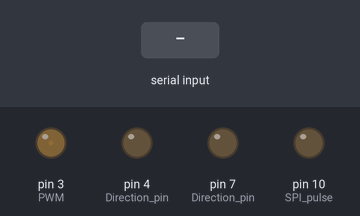
A sketch run on a simulated Arduino Uno, built with avr-gcc and run on an emulated ATmega328P. On the bench: output pins drawn as LEDs (lit = HIGH). The test bench sets the inputs (shaded band). What the sketch prints to the serial monitor is not drawn.

Above: at 1.2 s.
1.3 s: "1" received over Serial
At 1.9 s:
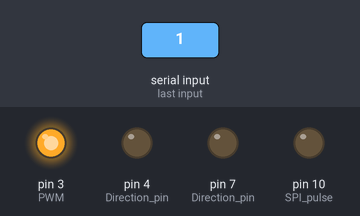
2.8 s: byte 1 (1) received over Serial
At 3.4 s:
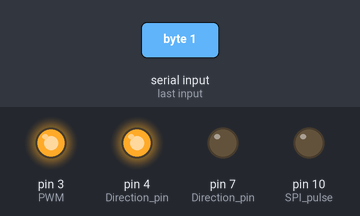
4.3 s: byte 0 (0) received over Serial
At 5.6 s:
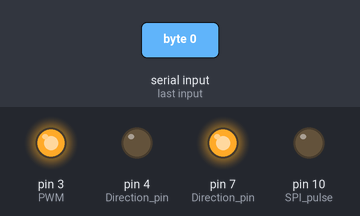
Timing chart, 0 to 7.3 s (numbered marks = the images above; inputs shaded):
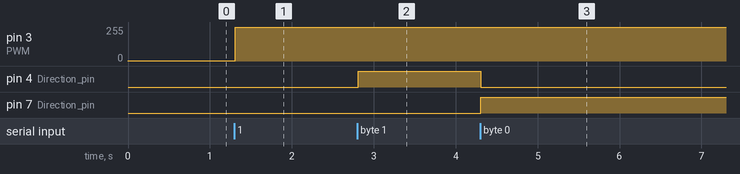

Measured:
- after the input at 1.3 s, pin 3 (PWM): 1/255 → 255/255 at once
- after the input at 2.8 s, pin 4 (Direction_pin): LOW → HIGH at once
- after the input at 4.3 s, pin 4 (Direction_pin): HIGH → LOW at once; pin 7 (Direction_pin): LOW → HIGH at once

The sketch:

collect_data_v1_0.ino
```cpp
/* Magnetic encoder variables */
uint8_t u8byteCount;
uint8_t u8data;
uint32_t u32result = 0;
uint32_t u32send;

/* Flags */
boolean loop_flag, receive_flag, send_flag, dir_flag;

/* VARIABLES */
uint8_t dir;
uint8_t incomingByte;

//TIMER
unsigned long time;


/* Counter0 compare match interrupt - for control loop
------------------------------------------------------*/
ISR(TIMER0_COMPA_vect) {
  loop_flag = 1;
  receive_flag = 1;
  send_flag = 0;

}
/*----------------------------------------------------*/


void setup() {

  Serial.begin(115200);
  /* ---------------------- Pin modes  ----------------------- */
  pinMode(10,OUTPUT);  // SPI pulse
  pinMode(4, OUTPUT);  // Direction pin
  pinMode(7, OUTPUT);  // Direction pin
  pinMode(8, OUTPUT);  // Debug pin
  pinMode(11,OUTPUT);  // OC2A
  pinMode(3, OUTPUT);  // PWM
  /* --------------------------------------------------------- */

  /* ------------ Timer 0 - Configuration (CTC)  ------------- */
  TCCR0A = 0;
  TCCR0B = 0;    //DON'T KNOW WHY - Init. Value of reg = B00000100 (!!)
  TCCR0A |= B01000010;
  TCCR0B |= B00000101;
  TIMSK0 |= B00000010;
  /* ---------------------------------------------------------- */

  /* ---------- Timer 2 - Configuration (FAST_PWM) ------------ */
  TCCR2A = 0;
  TCCR2B = 0;    //DON'T WHY - Init. Value of reg = B00000100 (!!)
  TCCR2A |= B00100011;
  TCCR2B |= B00000111;
  /* -----------------------------------------------------------*/

  /* ------------------  SPI configuration  ------------------- */
  DDRB = 0;  //To_check!!
  // configure SCK(PB5) and Slave Select(PB2) as output, MISO(PB4) as input
  DDRB = (1 << PB5) | (1 << PB2) | (0 << PB4);
  // configure SPI as master, SPR0=1 -> fosc/16 CHANGE: SPR0 = 0 -> fosc/4
  SPCR = (1 << SPE) | (1 << MSTR) | (0 << CPOL) | (1 << SPR0) | (CPHA << 1);
  //SPSR = (1 << SPI2X);
  /* -----------------------------------------------------------*/

  /* ------------------  Initialize Flags  -------------------- */
  loop_flag = 1;
  receive_flag = 1;
  send_flag = 0;
  dir_flag = 0;
  dir = 0;
  /* ---------------------------------------------------------- */

  OCR0A = 250;
  sei();


}


void loop () {

  if (loop_flag == 1) {  // Control loop
      // RECEIVE DATA
      if ((receive_flag == 1) && (send_flag == 0)) {  // Runs only first time of control_loop
        Serial.println("s");  // Tell Matlab to send data
        receive_flag = 0;  // Goes 1 again from loop_interrupt
      }
      if ((Serial.available() > 0) && (receive_flag == 0)) {
        dir = Serial.read();  // Read the direction (byte)
        incomingByte = Serial.read();  // Read the pwm value (byte)
        change_direction(dir);  // Change direction (if needed)
        OCR2B = incomingByte;  // Apply PWM
        /*if ((dir == 0) && (incomingByte == 204)) {
          digitalWrite(8,HIGH);
        } else if ((dir == 1)&& (incomingByte == 204)) {
          digitalWrite(8,LOW);
        }*/
        send_flag = 1;

      }

      // SENDING DATA
      if ((receive_flag == 0) && (send_flag == 1)) {
        Serial.println("t");
        u32send = readSSI();
        Serial.println(u32send);
        send_flag = 0;
      }
      loop_flag = 0;  // Do all that staff, once per loop (...)
  }  // control loop
}  // void loop


void change_direction (uint8_t dir) {
  // dir_flag is the previous direction. If previous direction is
  // different than the new direciton, then change, otherwise you ask
  // for the direction you already have so do nothing.
  // 1 = clockwise - 0 = anti-cw
  if ((dir_flag == 0) && (dir == 1)) {
    digitalWrite(7,LOW);  digitalWrite(4,LOW);  //Stop
    digitalWrite(4,HIGH);
    dir_flag = 1;
  }else if ((dir_flag == 1) && (dir == 0)) {
     digitalWrite(7,LOW);  digitalWrite(4,LOW);  //Stop
     digitalWrite(7,HIGH);
     dir_flag = 0;
  }
}


uint32_t readSSI () {
    uint32_t data;
    //Pulse to initiate new transfer
    digitalWrite(10,HIGH);
    digitalWrite(10,LOW);
    //Receive the 3 bytes (AS5145 sends 18bit word)
    for (u8byteCount=0; u8byteCount<3; u8byteCount++){
       u32result <<= 8;  // left shift the result so far - first time shifts 0's-no change
       SPDR = 0xFF;  // send 0xFF as dummy (triggers the transfer)
       while ( (SPSR & (1 << SPIF)) == 0);  // wait until transfer complete
       u8data = SPDR;  // read data from SPI register
       u32result |= u8data;  //store the byte
    }
    // Print only the data no check of flags!
    u32result >>= 12;
    data = u32result;
    u32result = 0;
    return data;
}
```
